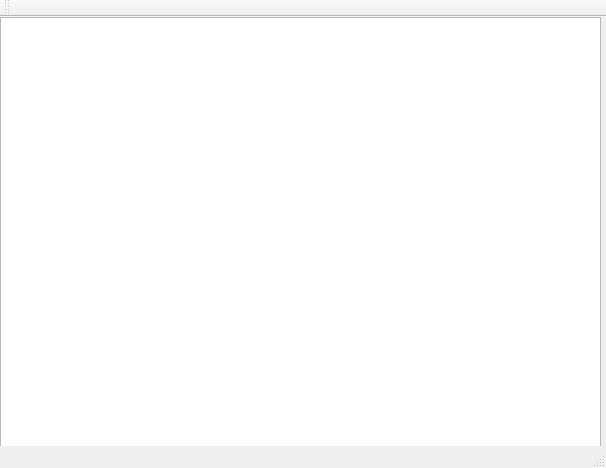
<?xml version="1.0" encoding="UTF-8"?>
<ui version="4.0">
 <class>MainWindow</class>
 <widget class="QMainWindow" name="MainWindow">
  <property name="geometry">
   <rect>
    <x>0</x>
    <y>0</y>
    <width>606</width>
    <height>468</height>
   </rect>
  </property>
  <property name="windowTitle">
   <string>MainWindow</string>
  </property>
  <widget class="QWidget" name="centralWidget">
   <widget class="StockView" name="graphicsView">
    <property name="geometry">
     <rect>
      <x>0</x>
      <y>0</y>
      <width>601</width>
      <height>441</height>
     </rect>
    </property>
    <property name="sizePolicy">
     <sizepolicy hsizetype="Maximum" vsizetype="Maximum">
      <horstretch>0</horstretch>
      <verstretch>0</verstretch>
     </sizepolicy>
    </property>
   </widget>
  </widget>
  <widget class="QMenuBar" name="menuBar">
   <property name="geometry">
    <rect>
     <x>0</x>
     <y>0</y>
     <width>606</width>
     <height>23</height>
    </rect>
   </property>
  </widget>
  <widget class="QToolBar" name="mainToolBar">
   <attribute name="toolBarArea">
    <enum>TopToolBarArea</enum>
   </attribute>
   <attribute name="toolBarBreak">
    <bool>false</bool>
   </attribute>
  </widget>
  <widget class="QStatusBar" name="statusBar"/>
 </widget>
 <layoutdefault spacing="6" margin="11"/>
 <customwidgets>
  <customwidget>
   <class>StockView</class>
   <extends>QGraphicsView</extends>
   <header>stockview.h</header>
  </customwidget>
 </customwidgets>
 <resources/>
 <connections/>
</ui>
